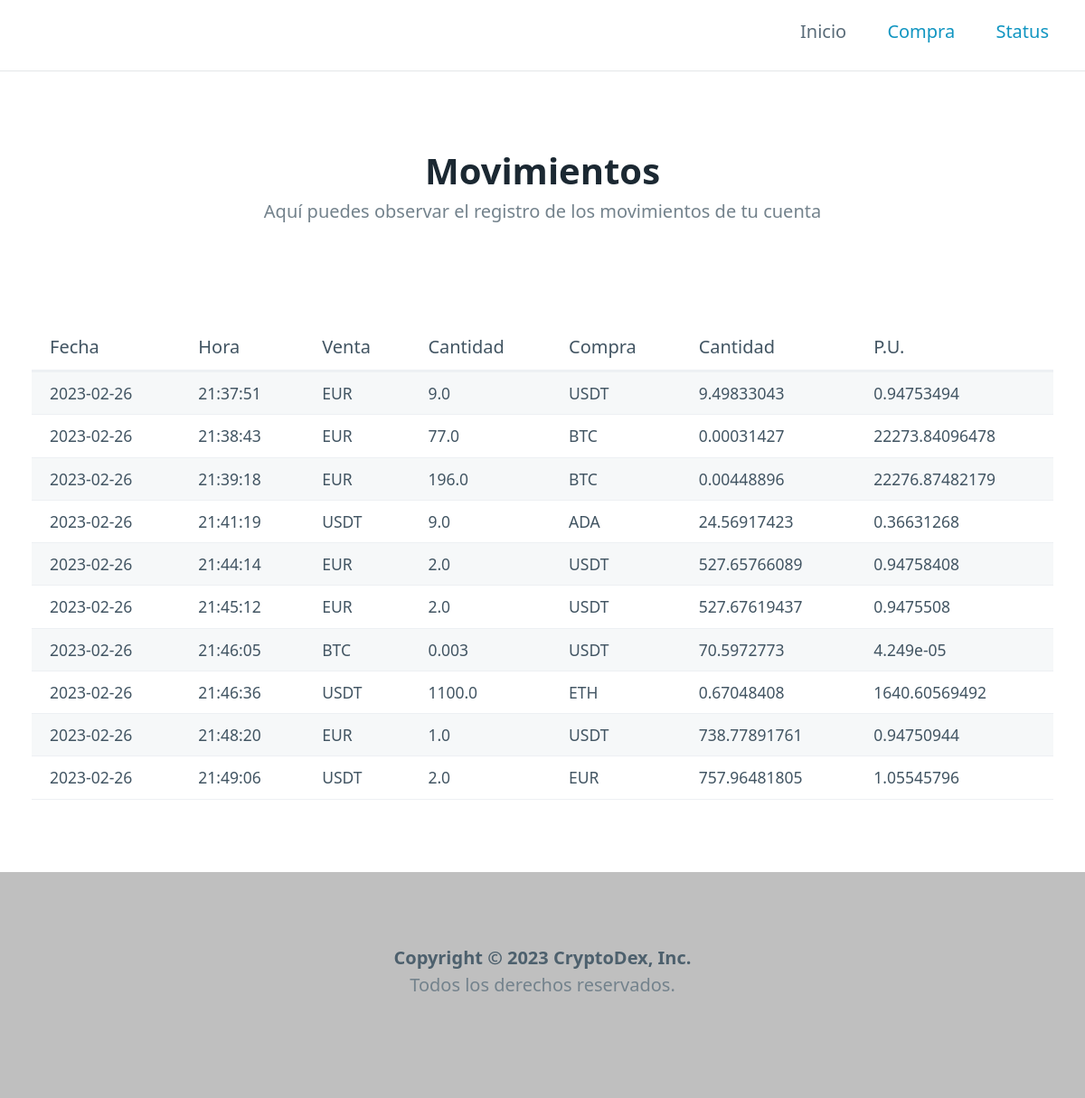
Before: / with the older database file.
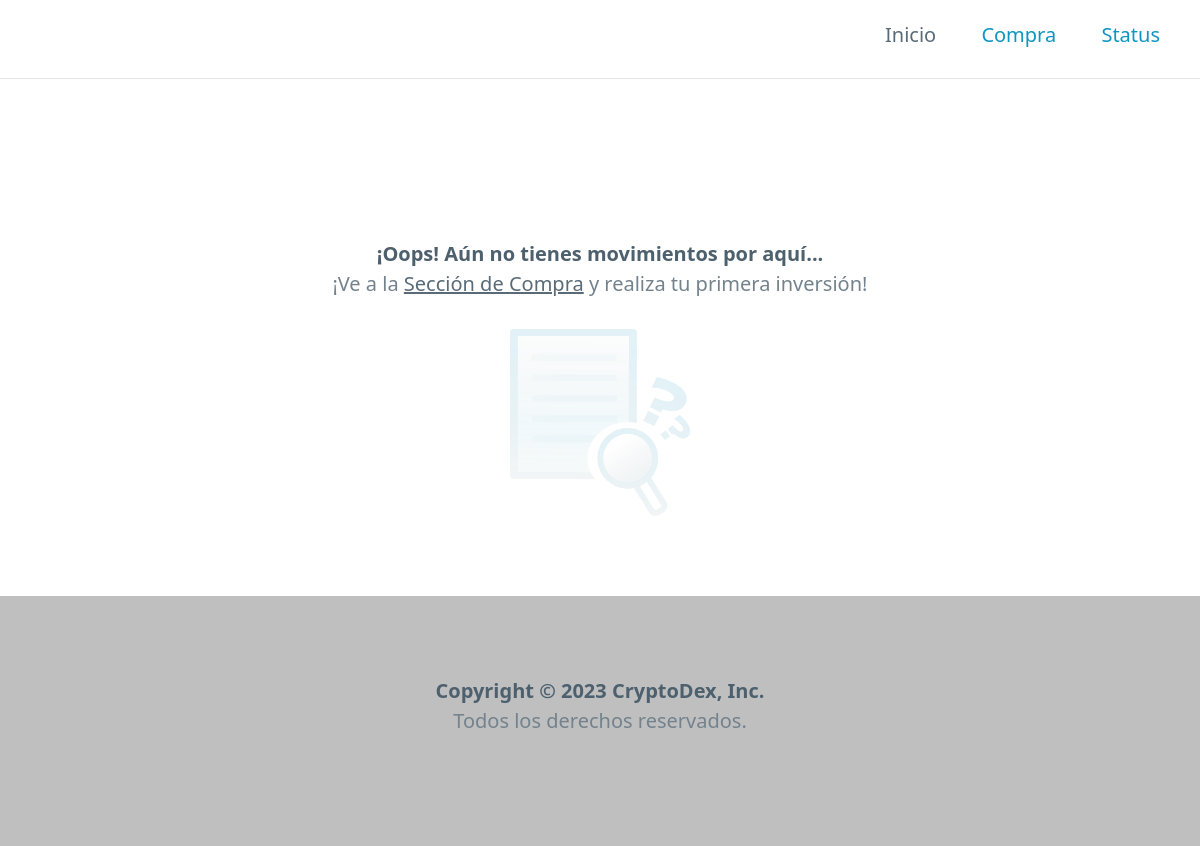
After: the same page with the newer database file.
### tables this page shows
CREATE TABLE transactions (
                    id INTEGER PRIMARY KEY AUTOINCREMENT NOT NULL,
                    date TEXT NOT NULL,
                    time TEXT NOT NULL,
                    coin_from TEXT NOT NULL,
                    q_from REAL NOT NULL,
                    coin_to TEXT NOT NULL,
                    q_to REAL NOT NULL,
                    unit_price REAL NOT NULL
                );

### registro_ig/routes.py (the view)
@app.route("/")
def index():
    register = table_display()
    return render_template('index.html', pageTitle='Registro de movimientos', inicio="secondary", page='index', data=register)

### registro_ig/models.py (called while the page is built)
def table_display():
    connection = Connection('SELECT date, time, coin_from, q_from, coin_to, q_to, unit_price FROM transactions ORDER BY date;')
    rows = connection.res.fetchall()
    fields = connection.res.description
    results = [] # lista para guardar diccionario
    for row in rows:
        data = {} # diccionario para cada registro
        position = 0 # position de columna
        for field in fields:
            data[field[0]] = row[position]
            position += 1
        results.append(data)
    connection.con.commit()
    connection.con.close()
    return results

### registro_ig/templates/index.html
{% extends 'base.html' %}
{% block header%}
    {% if data %}
        <div class="container">
            <hgroup>
                <h1>Movimientos</h1>
                <p>Aquí puedes observar el registro de los movimientos de tu cuenta</p>
            </hgroup>
        </div>
    {% endif %}
{% endblock %}
{% block section %}
    {% if data %}
    <div class="container">
        <table role="grid">
            <thead>
                <tr>
                    <th>Fecha</th>
                    <th>Hora</th>
                    <th>Venta</th>
                    <th>Cantidad</th>
                    <th>Compra</th>
                    <th>Cantidad</th>
                    <th>P.U.</th>
                </tr>
            </thead>
            <tbody>
                {% for field in data %}
                <tr>
                    <td>{{ field.date }}</td>
                    <td>{{ field.time }}</td>
                    <td>{{ field.coin_from }}</td>
                    <td>{{ field.q_from }}</td>
                    <td>{{ field.coin_to }}</td>
                    <td>{{ field.q_to }}</td>
                    <td>{{ field.unit_price }}</td>
                </tr>
                {% endfor %}
            </tbody>
        </table>
    </div>
    {% else %}
    <div class="container">
            <hgroup>
                <h6>¡Oops! Aún no tienes movimientos por aquí...</h6>
                <p>¡Ve a la <a class="secondary" href="/purchase">Sección de Compra</a> y realiza tu primera inversión!</p>
            </hgroup>
    </div>
    <img id="picture_not_found" src="static\images\Not found.png" alt="Registro no disponible" draggable="false">
    {% endif %}
{% endblock %}

### registro_ig/templates/base.html (shortened to what this page needs)
<!DOCTYPE html>
<html lang="en">
<head>
    <link rel="stylesheet" href="/static/css/pico.min.css">
    <link rel="stylesheet" href="/static/css/style.css">
</head>
<body>
    <nav class="container-fluid">
        <div>
            <a href="/">
                <img src="../static/images/CryptoDex_Logo.svg" alt="Logotipo de CryptoDex">
            </a>
        </div>
        <div>
            {% if page == 'index' %}
                <li><a class="{{inicio}}"">Inicio</a></li>
                <li><a href="/purchase">Compra</a></li>
                <li><a href="/status">Status</a></li>
            {% elif page == 'purchase' %}
                <li><a href="/">Inicio</a></li>
                <li><a class="{{compra}}"">Compra</a></li>
                <li><a href="/status">Status</a></li>
            {% elif page == 'status' %}
                <li><a href="/">Inicio</a></li>
                <li><a href="/purchase">Compra</a></li>
                <li><a class="{{status}}">Status</a></li>
            {% endif %}
        </div>
    </nav>
    <header>
        {% block header %}
        {% endblock %}
    </header>
    <section>
        {% block section %}
        {% endblock %}
    </section>
    <footer class="container-fluid">
        <hgroup>
            <h6>
                Copyright © 2023 CryptoDex, Inc.
            </h6>
            <p> Todos los derechos reservados.</p>
        </hgroup>
    </footer>
</body>
</html>

### registro_ig/static/css/style.css (style rules this page uses)
nav { border-bottom: 1px solid rgba(115, 130, 140, 0.2); }
nav div a { display: inline; margin: 0; padding-bottom: 0.80rem; }
div hgroup p, div hgroup h6 { text-align: center; }
#picture_not_found { display: block; margin-left: auto; margin-right: auto; margin-bottom: 2rem; width: 15%; opacity: 50%; }
footer { text-align: center; background-color: rgba(0, 0, 0, 0.25) ; }

Changed rows visible on the page:
removed transactions: date "2023-02-26", time "21:37:51", coin_from "EUR", q_from "9.0", coin_to "USDT", q_to "9.49833043", unit_price "0.94753494"
removed transactions: date "2023-02-26", time "21:38:43", coin_from "EUR", q_from "77.0", coin_to "BTC", q_to "0.00031427", unit_price "22273.84096478"
removed transactions: date "2023-02-26", time "21:39:18", coin_from "EUR", q_from "196.0", coin_to "BTC", q_to "0.00448896", unit_price "22276.87482179"
removed transactions: date "2023-02-26", time "21:41:19", coin_from "USDT", q_from "9.0", coin_to "ADA", q_to "24.56917423", unit_price "0.36631268"
removed transactions: date "2023-02-26", time "21:44:14", coin_from "EUR", q_from "2.0", coin_to "USDT", q_to "527.65766089", unit_price "0.94758408"
removed transactions: date "2023-02-26", time "21:45:12", coin_from "EUR", q_from "2.0", coin_to "USDT", q_to "527.67619437", unit_price "0.9475508"
removed transactions: date "2023-02-26", time "21:46:05", coin_from "BTC", q_from "0.003", coin_to "USDT", q_to "70.5972773", unit_price "4.249e-05"
removed transactions: date "2023-02-26", time "21:46:36", coin_from "USDT", q_from "1100.0", coin_to "ETH", q_to "0.67048408", unit_price "1640.60569492"
removed transactions: date "2023-02-26", time "21:48:20", coin_from "EUR", q_from "1.0", coin_to "USDT", q_to "738.77891761", unit_price "0.94750944"
removed transactions: date "2023-02-26", time "21:49:06", coin_from "USDT", q_from "2.0", coin_to "EUR", q_to "757.96481805", unit_price "1.05545796"
Other visible differences:
text no longer shown: "Movimientos Aquí puedes observar el registro de los movimientos de tu cuenta Fecha Hora Venta Cantidad Compra Cantidad P.U."
text now shown: "¡Oops! Aún no tienes movimientos por aquí... ¡Ve a la Sección de Compra y realiza tu primera inversión!"
